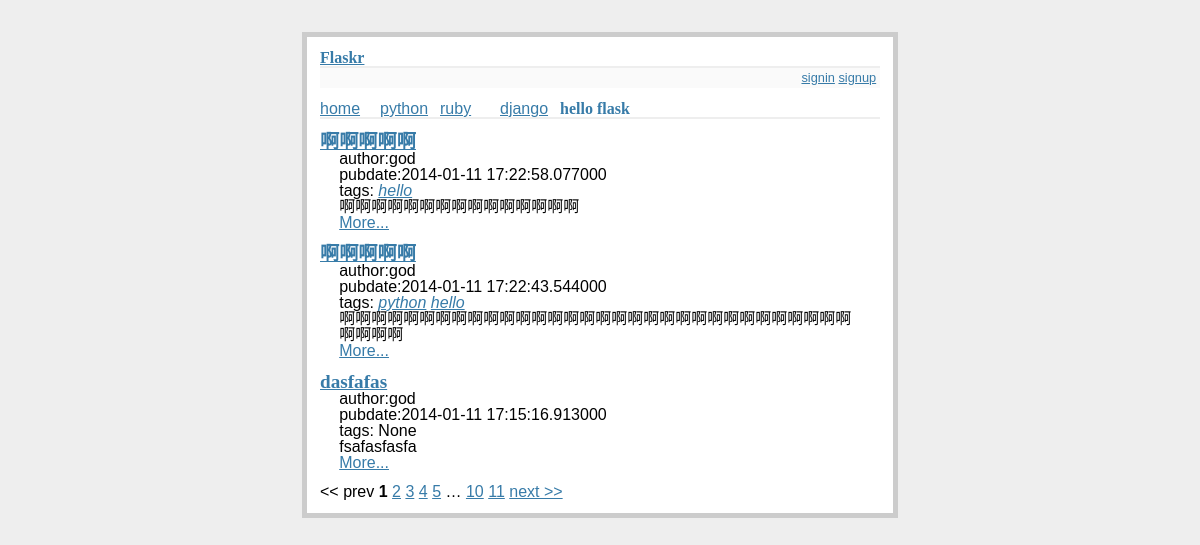
/index, run on the app's committed database.
### app/models.py (models this page shows, shortened)
class Category(db.Model):
    id = db.Column(db.Integer, primary_key=True)
    name = db.Column(db.String(50))

class Post(db.Model):
    id = db.Column(db.Integer, primary_key=True)
    title = db.Column(db.String(80))
    body = db.Column(db.Text)
    pub_date = db.Column(db.DateTime)
    category_id = db.Column(db.Integer, db.ForeignKey('category.id'))
    category = db.relationship(
        'Category', backref=db.backref('posts', lazy='dynamic'))
    user_id = db.Column(db.Integer, db.ForeignKey('user.id'))
    user = db.relationship(
        'User', backref=db.backref('users', lazy='dynamic'))
    tags = db.relationship('Tag', secondary=tag_post,
                           backref=db.backref('tags', lazy='dynamic'))

class User(db.Model):
    id = db.Column(db.Integer, primary_key=True)
    nickname = db.Column(db.String(60), index=True, unique=True)
    email = db.Column(db.String(120), index=True, unique=True)
    password = db.Column(db.String(40), index=True, unique=True)
    role = db.Column(db.SmallInteger, default=ROLE_USER)

class Tag(db.Model):
    id = db.Column(db.Integer, primary_key=True)
    content = db.Column(db.String(100))
    posts = db.relationship('Post', secondary=tag_post,
                            backref=db.backref('posts', lazy='dynamic'))

### app/views.py (the view)
@app.route('/')
@app.route('/index')
@app.route('/index/<int:page>', methods = ['GET', 'POST'])
def index(page=1):
    categories = Category.query.all()
    posts = Post.query.order_by(Post.pub_date.desc()).paginate(page, POSTS_PER_PAGE, False)
    return render_template('index.html', posts=posts, categories=categories)

### app/templates/index.html
{% extends "base.html" %}
{% block content %}
  <h1>hello flask</h1>
  <ul class=entries>
  {% for post in posts.items %}
    <li>
      <h2><a href="{{ url_for('detail', id=post.id) }}">{{ post.title }}</a></h2>
      <span>
        author:{{ post.user.nickname }}<br />
        pubdate:{{ post.pub_date }}<br />
        tags:
        {% if post.tags %}
          {% for tag in post.tags %}
          <em><a href="{{ url_for('post_by_tag', tag=tag.content, tagid=tag.id) }}">{{ tag.content }}</a></em>
          {% endfor %}
        {% else %}
          None
        {% endif %}
      </span>
      <div>
        {{ post.body|safe }}
      </div>
      <a href="{{ url_for('detail', id=post.id) }}">More...</a>
    </li>
  {% else %}
    <li><em>Unbelievable.  No entries here so far</em></li>
  {% endfor %}
  </ul>
  {% import 'macros.html' as paginate %}
  {{ paginate.render_pagination(posts, 'index') }}
{% endblock %}

### app/templates/base.html (shortened to what this page needs)
<!doctype html>
<html>
  <head>
    <link rel=stylesheet type=text/css href="{{ url_for('static', filename='reset.css') }}">
    <link rel=stylesheet type=text/css href="{{ url_for('static', filename='style.css') }}">
  </head>
  <body>
    <div class=page>
      <h1><a href="{{ url_for('index') }}">Flaskr</a></h1>
      <div class=metanav>
        <div>
          {% if current_user.is_authenticated() %}
            {% if current_user and current_user.role == 1%}
            <a href="{{ url_for('signout') }}">admin</a>
            <a href="{{ url_for('post') }}">post</a>
            {% endif %}
            <a href="{{ url_for('tags') }}">tags</a>
            <a href="{{ url_for('signout') }}">signout</a>
          {% else %}
            <a href="{{ url_for('signin') }}">signin</a>
            <a href="{{ url_for('signup') }}">signup</a>
          {% endif %}
        </div>
      </div>
        {% if categories %}
         <div id="nav">
          <ul>
            <li><a href="{{ url_for('index') }}">home</a>
            {% for category in categories %}
            <li><a href="{{ url_for('list', name=category.name) }}">{{ category.name }}</a></li>
            {% endfor %}
          </ul>
        </div>
        {% endif %}
        {% block content %}{% endblock %}
    </div>
  </body>
</html>

### app/static/style.css (style rules this page uses)
body { font-family: sans-serif; background: #eee; }
a, h1, h2 { color: #377BA8; }
h1, h2 { font-family: 'Georgia', serif; margin: 0; }
h1 { border-bottom: 2px solid #eee; }
h2 { font-size: 1.2em; }
.page { margin: 2em auto; width: 35em; border: 5px solid #ccc; padding: 0.8em; background: white; }
.entries { list-style: none; margin: 0; padding: 0; }
.entries li { margin: 0.8em 1.2em; }
.entries li h2 { margin-left: -1em; }
.metanav { text-align: right; font-size: 0.8em; padding: 0.3em; margin-bottom: 1em; background: #fafafa; }
#nav ul li { float: left; list-style: none; width: 60px; }

### data on the page
Category: name "python"
Category: name "ruby"
Category: name "django"
Post: title "啊啊啊啊啊", user.nickname "god", pub_date "2014-01-11 17:22:58.077000", body "啊啊啊啊啊啊啊啊啊啊啊啊啊啊啊"
Tag: content "hello"
Post: title "啊啊啊啊啊", user.nickname "god", pub_date "2014-01-11 17:22:43.544000", body "啊啊啊啊啊啊啊啊啊啊啊啊啊啊啊啊啊啊啊啊啊啊啊啊啊啊啊啊啊啊啊啊啊啊啊啊"
Tag: content "python"
Post: title "dasfafas", user.nickname "god", pub_date "2014-01-11 17:15:16.913000", shows "None", body "fsafasfasfa"

### other printed values
{{ page }} "1"
{{ page }} "2" "3" "4" "5" "10" "11"
